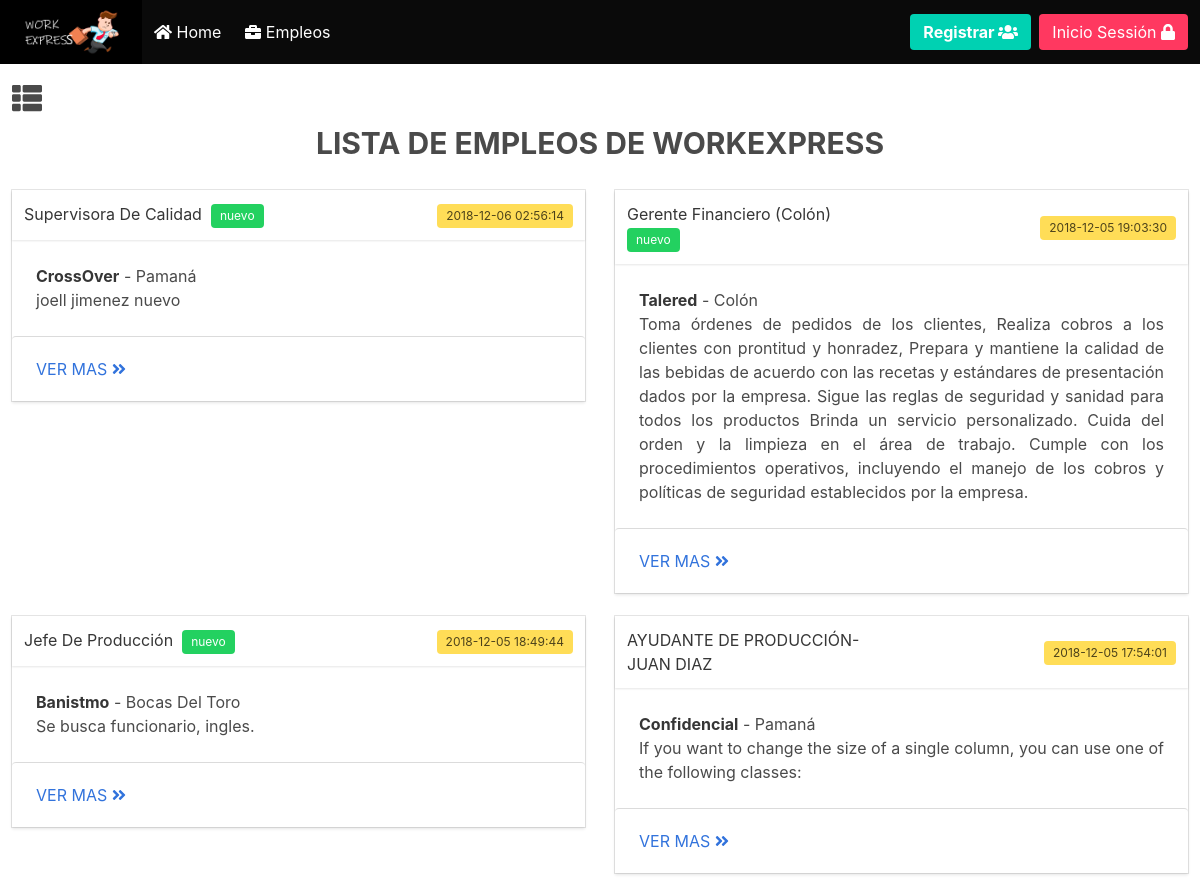
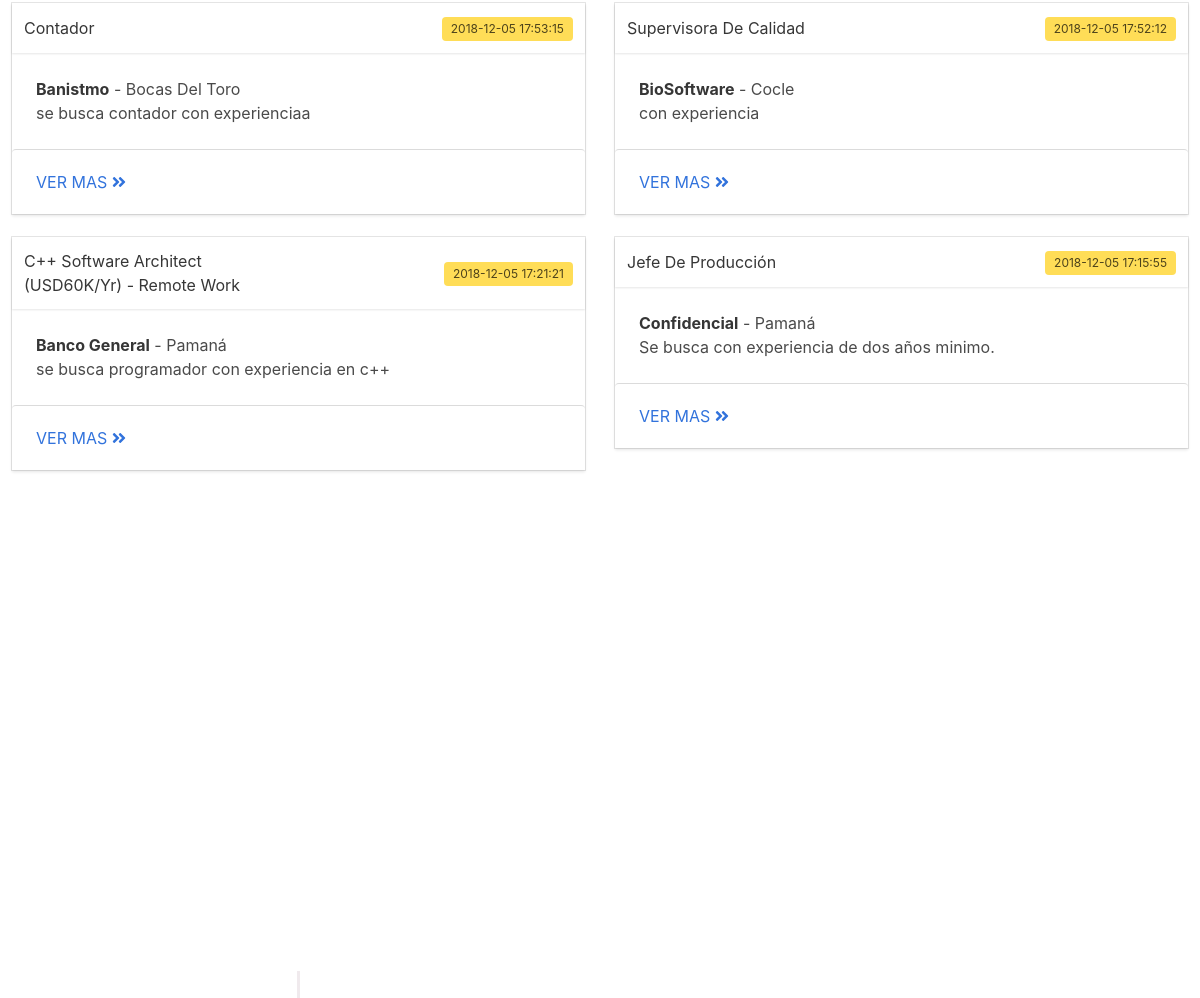
The page /trabajos.php on the database its author committed (2 pictures, top to bottom).
### tables this page shows
CREATE TABLE `trabajo` (
  `id_trabajo` int(2) NOT NULL,
  `id_area` int(2) DEFAULT NULL,
  `id_sub_are` int(2) DEFAULT NULL,
  `id_provincia` int(2) DEFAULT NULL,
  `salario` double DEFAULT NULL,
  `descripcion` text,
  `id_tipo_tra` int(2) DEFAULT NULL,
  `nivel_laboral` varchar(100) DEFAULT NULL,
  `tipo_empleo` varchar(100) DEFAULT NULL,
  `publicado` timestamp NULL DEFAULT CURRENT_TIMESTAMP
);

CREATE TABLE `sub_area` (
  `id_sub` int(11) NOT NULL,
  `id_area_fk` int(11) NOT NULL DEFAULT '0',
  `nombre` varchar(100) NOT NULL DEFAULT '0'
);

CREATE TABLE `tipo_trabajo` (
  `id_tipo_trabajo` int(11) NOT NULL,
  `nombre` text NOT NULL
);

CREATE TABLE `provincia` (
  `id` int(2) NOT NULL,
  `nombre` varchar(50) NOT NULL DEFAULT '0'
);

### clases/conexion.php (called while the page is built)
<?php
class Conexion{
    static public function conectar(){
        $link = new PDO("mysql:host=127.0.0.1;dbname=trabajo","joel","@2363Matematica");
        $link->exec("set names utf8");
        return $link;
    }
}
?>

### clases/usuario.php (called while the page is built, shortened)
<?php
 require ('conexion.php');
 class Usuario
 {
 	public function Traer_Provincia()
 	{
 		 $sql ="CALL sp_provincia()";
 		 $statement = Conexion::conectar()->prepare($sql);
 		 $statement->execute();
         return $statement->fetchAll();
 	}
 }
 class Trabajo
 {
      public function Traer_area()
   {
       $sql ="CALL `sp_traer_area`()";
       $statement = Conexion::conectar()->prepare($sql);
       $statement->execute();
         return $statement->fetchAll();
   }
   public function Traer_Empresa()
   {
       $sql ="CALL sp_traer_empresa()";
       $statement = Conexion::conectar()->prepare($sql);
       $statement->execute();
         return $statement->fetchAll();
   }
     public function Traer_Filtro($data)
   {
       $sql ="CALL `sp_filtro_trabajo`('".$data["campo"]."', '".$data["valor"]."', '".$data["consulta"]."')";
       $statement = Conexion::conectar()->prepare($sql);
       $statement->execute();
         return $statement->fetchAll();
   }
 }
 ?>

### trabajos.php (the view, shortened to what this page needs)
<?php session_start();
include 'clases/usuario.php'; ?>
<!DOCTYPE html>
<html>
<head>
	<link rel="stylesheet" href="assest/css/general.css">
	<link rel="stylesheet" href="assest/css/mantenimiento.css">
	<link rel="stylesheet" href="bulma/css/bulma.css">
</head>
<body>
<nav class="navbar is-black" role="navigation" aria-label="main navigation">
  <div class="navbar-brand">
    <a class="navbar-item " href="index.php">
      <img src="imagen/logo.png" alt="">&nbsp;
    </a>
  </div>
  <div id="navbarBasicExample" class="navbar-menu">
    <div class="navbar-start">
      <a class="navbar-item" href="index.php">
       <i class="fa fa-home"></i>&nbsp;Home
      </a>
       <a class="navbar-item" href="trabajos.php">
        <i class="fas fa-briefcase"></i>&nbsp;Empleos
      </a>
    </div>
<?php
          if (isset($_SESSION["session"])) {
          	 if ($_SESSION["session"]=="ok") {
          	 	?>
   <div class="navbar-end">
   	<span class="nombre">Bienvenido : &nbsp; <?php echo $_SESSION["nombre"] ?></span>
      <div class="navbar-item">
      	<div class="buttons">
          <a class="button is-danger" href="logout.php">
            <strong>Salir&nbsp;</strong>
          </a>
        </div>
      </div>
    </div>
          	 	<?php
          	 }
          	}else{
 	             ?>
   <div class="navbar-end">
      <div class="navbar-item">
        <div class="buttons">
          <a class="button is-primary" href="login_register.php">
            <strong>Registrar&nbsp;</strong><i class="fa fa-users"></i>
          </a>
          <a class="button is-danger" href="login_register.php">
            Inicio Sessión&nbsp;<i class="fa fa-lock"></i>
          </a>
        </div>
      </div>
    </div>
          	 	<?php
          	 }
           ?>
  </div>
</nav>
	<div class="opciones text">
	<a href="mantenimiento.php">
  </a>
<aside>
	<nav>
    <center>
    <strong>FILTROS</strong>
    </center>
		<ul>
      <li style="background-color: #E4E6FF"><a href="trabajos.php?" title="">Mostrar Todo</a></li>
      <strong><label>Area</label></strong><br>
      <?php
       $trabajo = new Trabajo();
       $obj = new Usuario();
            $respuesta1=$trabajo->Traer_area();
         foreach ($respuesta1 as $key => $value) {
       ?>
			<li><a href="trabajos.php?cam=id_area&id=<?php echo $value["id_area"] ?>" title=""><?php echo $value["nombre"] ?></a></li>
    <?php } ?>
      <strong><label>Empresa</label></strong><br>
      <?php
          $respuesta2=$trabajo->Traer_Empresa();
         foreach ($respuesta2 as $key => $value) {
       ?>
			<li><a href="trabajos.php?cam=id_tipo_tra&id=<?php echo $value["id_tipo_trabajo"] ?>" title=""><?php echo $value["nombre"] ?></a></li>
    <?php } ?>
      <strong><label>Provincia</label></strong><br>
      <?php
        $respuesta3 = $obj->Traer_Provincia();
         foreach ($respuesta3 as $key => $value) {
       ?>
			<li><a href="trabajos.php?cam=id_provincia&id=<?php echo $value["id"] ?>" title=""><?php echo $value["nombre"] ?></a></li>
    <?php } ?>
		</ul>
	</nav>
</aside>
	</div>
	<div class="contenido" style="background-color: white;">
	     <span class=" menu-bar menu1">
      <i class="fas fa-th-list"></i></span>
 <center><h2 class="texto">LISTA DE EMPLEOS DE WORKEXPRESS</h2></center>
      <br>
           <div class="row">
          <?php
          if (isset($_GET["cam"]) && isset($_GET["id"]) ) {
           $data = array('campo' => $_GET["cam"],
                        'valor' => $_GET["id"],
                        'consulta' => "1",);
          }else{
            $data = array('campo' =>"",
                        'valor' => "",
                        'consulta' => "2",);
          }
           $re = $trabajo->Traer_Filtro($data);
            foreach ($re as $key => $value) {
              ?>
            <div class="col-md-6">
                   <div class="card" style="margin-bottom: 4%;">
                       <div class="card-header">
                          <div class="card-header-title row">
                            <div class="col-md-6">
                              <?php
                              $nuevo = "";
                                  if ($key < 3) {
                                    $nuevo = "nuevo";
                                  }
                               ?>
                              <h5 class="titulo"><?php echo $value["subarea"] ?>&nbsp;
                            <?php
                              if ($nuevo !="") {
                                ?>
                                 <small class="tag is-success"><?php echo $nuevo ?>
                                <?php
                              }
                             ?>
                            </small> </h5>
                            </div>
                            <div class="col-md-6" style="text-align: right;">
                              <h5 class="fecha tag is-warning"><?php echo $value["publicado"] ?></h5>
                            </div>
                          </div>
                     </div>
                          <div class="card-content">
                              <strong><?php echo $value["empresa"] ?></strong> - <span><?php echo $value["provincia"] ?></span>
                                   <br>
                              <p style="text-align: justify;">
                                <?php echo $value["descripcion"] ?>
                              </p>
                          </div>
                          <a href="ver-trabajo.php?x=<?php echo $value["id_trabajo"] ?>">
                        <footer class="card-footer notification">
                       <div style="text-align: right;">
                         VER MAS <i class="fas fa-angle-double-right"></i>
                       </div>
              </footer>
              </a>
                   </div>
              </div>
                 <?php
            }
         ?>
  </div>
 </div>
</body>
</html>

### assest/css/mantenimiento.css (style rules this page uses)
.opciones { position: absolute; height: 100%; border-right: solid #F0EAED; background: white; width: 300px; text-align: center; }
.text { text-align: justify; padding: 2%; }
.opciones >aside >nav >ul > li { padding: 4%; }
.opciones >aside >nav >ul>li>a { color: black; padding: 4%; }
.contenido { width: 100%; height: 1800px; position: absolute; background: rgb(255, 255, 255); padding: 1%; transition: all 0.6s; }
body { overflow: hidden; }
.menu1 { font-size: 30px; cursor: pointer; }
.texto { font-size: 30px; font-weight: bold; }
.row { display: -ms-flexbox; display: flex; -ms-flex-wrap: wrap; flex-wrap: wrap; margin-right: -15px; margin-left: -15px; }
.col-1, .col-2, .col-3, .col-4, .col-5, .col-6, .col-7, .col-8, .col-9, .col-10, .col-11, .col-12, .col, .col-auto, .col-sm-1, .col-sm-2, .col-sm-3, .col-sm-4, .col-sm-5, .col-sm-6, .col-sm-7, .col-sm-8, .col-sm-9, .col-sm-10, .col-sm-11, .col-sm-12, .col-sm, .col-sm-auto, .col-md-1, .col-md-2, .col-md-3, .col-md-4, .col-md-5, .col-md-6, .col-md-7, .col-md-8, .col-md-9, .col-md-10, .col-md-11, .col-md-12, .col-md, .col-md-auto, .col-lg-1, .col-lg-2, .col-lg-3, .col-lg-4, .col-lg-5, .col-lg-6, .col-lg-7, .col-lg-8, .col-lg-9, .col-lg-10, .col-lg-11, .col-lg-12, .col-lg, .col-lg-auto, .col-xl-1, .col-xl-2, .col-xl-3, .col-xl-4, .col-xl-5, .col-xl-6, .col-xl-7, .col-xl-8, .col-xl-9, .col-xl-10, .col-xl-11, .col-xl-12, .col-xl, .col-xl-auto { position: relative; width: 100%; min-height: 1px; padding-right: 15px; padding-left: 15px; }
@media (min-width: 768px) { .col-md-6 { -ms-flex: 0 0 50%; flex: 0 0 50%; max-width: 50%; } }

### rows shown on the page
trabajo: id_sub_are.nombre "Supervisora De Calidad", nuevo "nuevo", publicado "2018-12-06 02:56:14", id_tipo_tra.nombre "CrossOver", id_provincia.nombre "Pamaná", descripcion "joell jimenez nuevo"
trabajo: id_sub_are.nombre "Gerente Financiero (Colón)", nuevo "nuevo", publicado "2018-12-05 19:03:30", id_tipo_tra.nombre "Talered", id_provincia.nombre "Colón", descripcion "Toma órdenes de pedidos de los clientes, Realiza cobros a los clientes con prontitud y honradez, Prepara y mantiene la calidad de las bebidas de acuerdo con las recetas y estándares de presentación dados por la empresa. Sigue las reglas de seguridad y sanidad para todos los productos Brinda un servicio personalizado. Cuida del orden y la limpieza en el área de trabajo. Cumple con los procedimientos operativos, incluyendo el manejo de los cobros y políticas de seguridad establecidos por la empresa."
trabajo: id_sub_are.nombre "Jefe De Producción", nuevo "nuevo", publicado "2018-12-05 18:49:44", id_tipo_tra.nombre "Banistmo", id_provincia.nombre "Bocas Del Toro", descripcion "Se busca funcionario, ingles."
trabajo: id_sub_are.nombre "AYUDANTE DE PRODUCCIÓN- JUAN DIAZ", publicado "2018-12-05 17:54:01", id_tipo_tra.nombre "Confidencial", id_provincia.nombre "Pamaná", descripcion "If you want to change the size of a single column, you can use one of the following classes:"
trabajo: id_sub_are.nombre "Contador", publicado "2018-12-05 17:53:15", id_tipo_tra.nombre "Banistmo", id_provincia.nombre "Bocas Del Toro", descripcion "se busca contador con experienciaa"
trabajo: id_sub_are.nombre "Supervisora De Calidad", publicado "2018-12-05 17:52:12", id_tipo_tra.nombre "BioSoftware", id_provincia.nombre "Cocle", descripcion "con experiencia"
trabajo: id_sub_are.nombre "C++ Software Architect (USD60K/Yr) - Remote Work", publicado "2018-12-05 17:21:21", id_tipo_tra.nombre "Banco General", id_provincia.nombre "Pamaná", descripcion "se busca programador con experiencia en c++"
trabajo: id_sub_are.nombre "Jefe De Producción", publicado "2018-12-05 17:15:55", id_tipo_tra.nombre "Confidencial", id_provincia.nombre "Pamaná", descripcion "Se busca con experiencia de dos años minimo."
